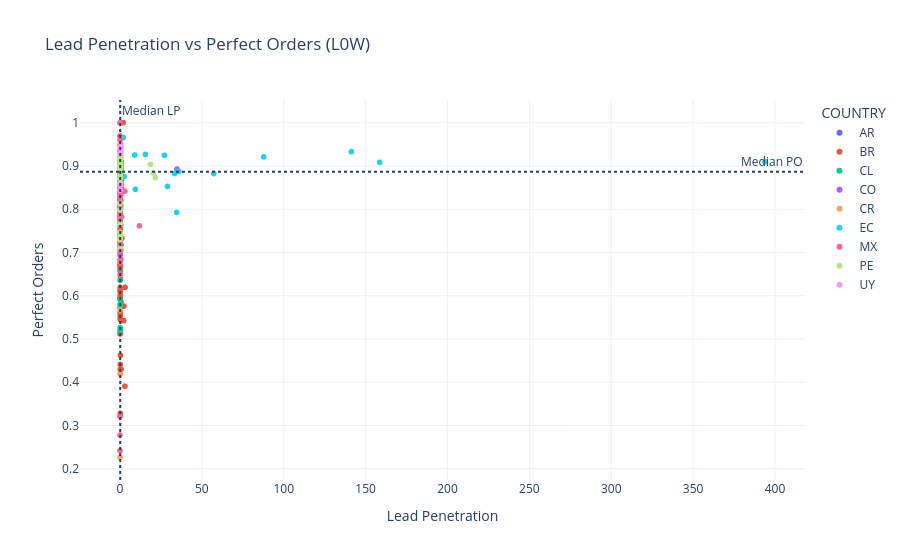

The code cell stored with this chart in its notebook:
### Markdown cell above
## 5. Multivariate Analysis: High Lead Pen vs Low Perfect Order
**Question:** Which zones have higher Lead Penetration but low Perfect Order?

### Code cell
# Filter and pivot current week metrics
pivot_df = df[df['WEEK_NUM'] == 0].pivot_table(
    index=['COUNTRY', 'CITY', 'ZONE'], 
    columns='METRIC', 
    values='VALUE'
).reset_index()

# Define thresholds (e.g. median)
lp_median = pivot_df['Lead Penetration'].median()
po_median = pivot_df['Perfect Orders'].median()

high_lp_low_po = pivot_df[
    (pivot_df['Lead Penetration'] > lp_median) & 
    (pivot_df['Perfect Orders'] < po_median)
]

fig5 = px.scatter(pivot_df, x='Lead Penetration', y='Perfect Orders', 
                 hover_name='ZONE', color='COUNTRY', 
                 title="Lead Penetration vs Perfect Orders (L0W)")
fig5.add_hline(y=po_median, line_dash="dot", annotation_text="Median PO")
fig5.add_vline(x=lp_median, line_dash="dot", annotation_text="Median LP")
fig5.show()

print(f"Found {len(high_lp_low_po)} zones with High LP and Low PO.")
high_lp_low_po[['COUNTRY', 'CITY', 'ZONE', 'Lead Penetration', 'Perfect Orders']].head()

### Figure 1 — Plotly figure (JSON) as saved in the notebook; plotly's stock layout.template omitted (floating-point values rounded to 4 significant figures; data arrays with more than 128 entries replaced by an {"elided": "..."} marker saying what was removed)
{"data": [{"hovertemplate": "<b>%{hovertext}</b><br><br>COUNTRY=AR<br>Lead Penetration=%{x}<br>Perfect Orders=%{y}<extra></extra>", "hovertext": ["BAHIA_BLANCA_NORTE", "BAHIA_BLANCA_SUR", "BARILOCHE_CENTRO", "Avellaneda - Sarandi", "BERAZATEGUI", "Belgrano", "Boulogne", "Bs As Sur Adrogue", "Bs As Sur Barrio San Jose", "CABALLITO", "Caseros - Bonich", "Castelar - Ituzaingo", "Chacabuco - La Boca", "Claypole", "DEL_VISO", "DEVOTO", "ESCOBAR", "EZEIZA", "Flores", "Hurlingham", "Lanus", "Liniers - Lugano", "Lomas de Zamora - Banfield", "MASCHWITZ", "Merlo Moreno", "Microcentro", "Monte Grande", "Moron - El Palomar", "Munro", "Nordelta", "PACHECO", "PILAR", "Palermo", "Quilmes", "Ramos", "San Fernando - Tigre", "San Isidro - Victoria", "San Justo - Villa Madero", "San Miguel", "Urquiza - Saavedra", "Vicente Lopez - Olivos", "Villa Ballester", "CORDOBA_CERRO_ROSAS", "CORDOBA_COLON", "Cordoba Centro", "Cordoba Cofico", "Cordoba Zona Norte", "Cordoba Zona Sur", "General Paz", "Nueva Cordoba", "Racing Club", "Sabattini Altamira", "VILLA_ALLENDE", "Valle Escondido", "Villa Adela", "Corrientes", "City Bell", "Gonnet", "Malvinas los hornos", "Plaza italia", "LA_RIOJA", "LUJAN", "MAR_DEL_PLATA_CENTRO", "MAR_DEL_PLATA_NORTE", "MAR_DEL_PLATA_SUR", "GRAN_MENDOZA_GODOY", "GRAN_MENDOZA_MAIPU", "GRAN_MENDOZA_NORTE", "GRAN_MENDOZA_SUR", "Neuquen Centro", "Other", "Parana", "Posadas", "RESISTENCIA", "RIO_CUARTO", "Belgrano", "Rosario (Centro)", "Rosario Norte", "Rosario Shopping", "Rosario Sur", "ALVARADO_PULLAY", "Salta_Centro", "Salta_Tres_Cerritos", "Catamarca", "SAN_JUAN_NORTE", "SAN_JUAN_OESTE", "SAN_JUAN_SUR", "SAN_LUIS", "Tucuman", "Yerba Buena", "SAN_RAFAEL", "JUJUY", "SANTA_FE_UNIVERSIDAD", "Santa Fe", "SANTIAGO_DEL_ESTERO", "TANDIL", "Carlos Paz"], "legendgroup": "AR", "marker": {"color": "#636efa", "symbol": "circle"}, "mode": "markers", "name": "AR", "showlegend": true, "type": "scattergl", "x": [0.2165, 0.1105, 0.2485, 0.2875, 0.1708, 0.4401, 0.6207, 0.3823, 0.09989, 0.305, 0.1898, 0.3146, 0.377, 0.1318, 0.2343, 0.4672, 0.172, 0.3475, 0.2532, 0.1397, 0.2439, 0.296, 0.4083, 0.1085, 0.1634, 0.3411, 0.2156, 0.2362, 0.2709, 0.3209, 0.4184, 0.2765, 0.4571, 0.1907, 0.3603, 0.4031, 0.391, 0.3372, 0.215, 0.4907, 0.4058, 0.3351, 0.3368, 0.5944, 0.4466, 0.3129, 0.3113, 0.3258, 0.4314, 0.1215, 0.1791, 0.1722, 0.2014, 0.5095, 0.2815, 0.1735, 0.1223, 0.7912, 0.3272, 0.3412, 0.107, 0.1703, 0.2081, 0.1141, 0.5, 0.08297, 0.06866, 0.0796, 0.0992, 0.2436, NaN, 0.2024, 0.1058, 0.1093, 0.1654, 0.3709, 0.2398, 0.3911, 0.5144, 0.4094, 0.1138, 0.1067, 0.09625, 0.4056, 0.1735, 0.3171, 0.08368, 0.1983, 0.07601, 0.08814, 0.05081, 0.06248, NaN, 0.1782, 0.09777, 0.1208, 0.08639], "xaxis": "x", "y": [0.9023, 0.9259, 0.8669, 0.8614, 0.8436, 0.9173, 0.8662, 0.9064, 0.9124, 0.9106, 0.8745, 0.887, 0.9044, 0.9049, 0.7407, 0.9116, 0.7042, 0.8916, 0.9097, 0.8744, 0.8908, 0.9027, 0.9131, 0.7099, 0.8354, 0.9037, 0.8893, 0.8658, 0.8733, 0.8697, 0.8549, 0.6841, 0.911, 0.8718, 0.8834, 0.8747, 0.8921, 0.8975, 0.8217, 0.9114, 0.9011, 0.8769, 0.9047, 0.903, 0.9014, 0.9001, 0.9008, 0.9052, 0.9047, 0.8883, 0.9064, 0.8964, 0.787, 0.8903, 0.9043, 0.9218, 0.8737, 0.9101, 0.9105, 0.9097, 0.8693, 0.5916, 0.9021, 0.9094, 0.8973, 0.8946, 0.868, 0.8853, 0.9094, 0.8598, NaN, 0.9221, 0.8755, 0.8868, 0.8269, 0.8981, 0.9018, 0.8603, 0.8967, 0.9095, 0.8919, 0.9183, 0.9011, 0.7059, 0.8645, 0.8626, 0.8651, 0.9036, 0.9, 0.802, 0.6143, 0.8434, 0.8692, 0.9114, 0.9216, 0.8565, 0.7178], "yaxis": "y"}, {"hovertemplate": "<b>%{hovertext}</b><br><br>COUNTRY=BR<br>Lead Penetration=%{x}<br>Perfect Orders=%{y}<extra></extra>", "hovertext": {"elided": "222 str values"}, "legendgroup": "BR", "marker": {"color": "#EF553B", "symbol": "circle"}, "mode": "markers", "name": "BR", "showlegend": true, "type": "scattergl", "x": {"elided": "222 float values"}, "xaxis": "x", "y": {"elided": "222 float values"}, "yaxis": "y"}, {"hovertemplate": "<b>%{hovertext}</b><br><br>COUNTRY=CL<br>Lead Penetration=%{x}<br>Perfect Orders=%{y}<extra></extra>", "hovertext": ["Other", "Antofagasta Centro", "Antofagasta Norte", "Antofagasta Sur", "Linderos", "Calama", "Chillán", "Boca Sur", "Conce Centro", "San Pedro", "Talcahuano", "Trebol Marina", "Copiapó", "Iquique", "Coquimbo", "La_Serena", "Las_Compañias", "Los Ángeles", "Melipilla centro", "Puerto Montt", "Puerto Varas", "Quillota", "Machali", "Manzanal", "Rancagua Centro", "Other", "Cerrillos", "Colina", "Independencia", "La Florida San Joaquin", "Maipú", "Población San Joaquin", "Pudahuel", "Quilicura", "Recoleta", "Renca", "San Bernardo", "San Carlos de Apoquindo", "Santiago_centro", "Santiago_poniente", "Santiago_sur", "autopista_central", "chicureo", "la_cisterna_san_miguel", "la_pintana_el_bosque", "la_reina_penalolen", "las_condes_vitacura", "lo_barnechea", "macul", "puente_alto", "Ñuñoa Providencia", "Talca", "Temuco_Centro", "U_Catolica", "Concón", "Curauma", "Interior V región", "Plan Viña", "Reñaca", "Valparaíso"], "legendgroup": "CL", "marker": {"color": "#00cc96", "symbol": "circle"}, "mode": "markers", "name": "CL", "showlegend": true, "type": "scattergl", "x": [NaN, 0.358, 0.3018, 0.31, NaN, 0.09961, 0.06134, NaN, 0.2732, 0.2233, NaN, 0.235, 0.1389, 0.1747, 0.3172, 0.3206, 0.08937, 0.08914, 0.01681, 0.1276, 0.004024, 0.1481, NaN, 0.2486, 0.27, NaN, 0.3738, 0.3417, 0.3234, 0.3747, 0.2117, 0.1818, 0.1813, 0.3062, 0.2887, 0.2233, 0.226, 0.5294, 0.3104, NaN, NaN, 0.08061, 0.3779, 0.3004, 0.2049, 0.4176, 0.4594, 0.587, 0.448, 0.2839, 0.4413, 0.06808, 0.04492, 0.0552, 0.4903, 0.3176, 0.3291, 0.3542, 0.6142, 0.1966], "xaxis": "x", "y": [NaN, 0.8722, 0.8355, 0.8727, NaN, 0.5752, 0.5258, NaN, 0.8329, 0.8131, 0.8491, 0.8212, 0.6997, 0.8163, 0.833, 0.863, 0.8752, 0.5183, NaN, 0.7953, NaN, 0.6529, 0.8305, 0.7999, 0.8599, NaN, 0.838, 0.8179, 0.8697, 0.8776, 0.8305, 0.8636, 0.8445, 0.8095, 0.8606, 0.8161, 0.7779, 0.9095, 0.8672, 0.9085, NaN, 0.8472, 0.7642, 0.8548, 0.8523, 0.893, 0.9032, 0.9056, 0.8898, 0.8569, 0.9027, 0.6358, 0.5907, 0.5801, 0.8937, 0.8177, 0.8427, 0.8581, 0.8927, 0.87], "yaxis": "y"}, {"hovertemplate": "<b>%{hovertext}</b><br><br>COUNTRY=CO<br>Lead Penetration=%{x}<br>Perfect Orders=%{y}<extra></extra>", "hovertext": {"elided": "131 str values"}, "legendgroup": "CO", "marker": {"color": "#ab63fa", "symbol": "circle"}, "mode": "markers", "name": "CO", "showlegend": true, "type": "scattergl", "x": {"elided": "131 float values"}, "xaxis": "x", "y": {"elided": "131 float values"}, "yaxis": "y"}, {"hovertemplate": "<b>%{hovertext}</b><br><br>COUNTRY=CR<br>Lead Penetration=%{x}<br>Perfect Orders=%{y}<extra></extra>", "hovertext": ["Cartago_Oriental", "Paraiso MZ", "ALJ Alajuela Centro", "ALJ Alajuela Centro-desamparados", "ALJ Ciruelas", "ALJ_Pavas_Pte", "ALJ_San_Jose", "Escazú", "Guadalupe_Sabanilla", "Heredia", "San_Jose_Centro", "San_Pedro_Curri_3R", "Santa Ana", "Santa Barbara", "Urbanizacion La Paz"], "legendgroup": "CR", "marker": {"color": "#FFA15A", "symbol": "circle"}, "mode": "markers", "name": "CR", "showlegend": true, "type": "scattergl", "x": [0.0245, NaN, 0.02495, NaN, NaN, NaN, NaN, 0.05639, 0.06666, 0.0471, 0.0458, 0.05945, 0.04999, 0.05049, NaN], "xaxis": "x", "y": [0.2267, NaN, 0.4192, 0.3961, NaN, NaN, NaN, 0.7114, 0.9374, 0.5669, 0.8913, 0.9266, NaN, NaN, NaN], "yaxis": "y"}, {"hovertemplate": "<b>%{hovertext}</b><br><br>COUNTRY=EC<br>Lead Penetration=%{x}<br>Perfect Orders=%{y}<extra></extra>", "hovertext": ["Other", "Centro de Ambato", "Floresta", "Miraflores", "Batan", "Centro de cuenca", "Chaullabamba", "El Vecino", "Monay", "Alborada", "Atarazana", "Buijo", "Casa Laguna", "Ceibos", "Ciudad Celeste", "Duran", "El Dorado", "Los Almendros", "Mapasingue", "Matices", "Metropolis", "Naval Sur", "Orquideas", "Portete", "Prosperina", "Samborondon", "Sauces", "Urdesa", "Valle Alto", "Via a Daule", "Via la Costa Oeste", "Via la costa Este", "Villa Club", "Villa del Rey", "Jambeli", "La cuatro mil", "Las Palmeras", "Raito de luz", "Centro de Manta", "Jesus de Nazaret", "Manta Beach", "Portoviejo", "Antiguo Aeropuerto", "Argelia Alta", "Calderon", "Carcelen", "Carcelen Industrial", "Carolina", "Caupicho", "Centro de Quito", "Condado", "Cumbaya", "Eden del Valle", "El Inca", "Forestal", "Iñaquito Alto", "La Morita II", "Llano Grande", "Mitad del Mundo", "Monteserrin", "Nayon", "Pifo", "Pisuli", "Pusuqui", "San Martin de Porras", "Sur - este", "Sur de Quito", "Valle", "Valle de los Chillos", "Vicentina- Floresta", "Salinas", "Bomboli", "Centenario"], "legendgroup": "EC", "marker": {"color": "#19d3f3", "symbol": "circle"}, "mode": "markers", "name": "EC", "showlegend": true, "type": "scattergl", "x": [NaN, 0.008596, 34.6, 0.01664, 0.04075, 0.1247, 13.6, NaN, 15.5, 0.3195, 27.1, 0.4242, 0.42, 0.5946, 33.3, 0.06211, 0.3083, 0.1872, 0.003668, 9.4, 0.6399, 0.1391, 35.9, 0.0391, 0.01767, 0.5814, 0.1324, 0.2675, 1.1, 0.02384, 57.2, 0.02759, 0.1375, 29.0, 0.006211, 0.1615, 0.01596, 0.01644, 0.03744, 0.02703, 0.06087, 0.03674, 141.3, NaN, 0.1301, 0.04839, 0.2378, 0.365, 0.01831, 0.1623, 0.1455, 0.4327, 2.5, 0.1168, 0.01142, 0.02297, 0.117, 9.0, 0.04783, 0.1076, 0.3296, 0.2596, 0.03515, 0.2455, 2.0, 0.006458, 393.9, 0.03833, 158.6, 87.8, 0.03248, 0.04762, 0.03673], "xaxis": "x", "y": [NaN, 0.7773, 0.7928, 0.8604, 0.9003, 0.9319, NaN, 0.9443, 0.9267, 0.9068, 0.9248, 0.8817, 0.8852, 0.889, 0.8827, 0.8443, 0.8985, 0.9043, 0.8671, 0.8461, 0.8686, 0.8975, 0.8877, 0.858, 0.8826, 0.9116, 0.8932, 0.9082, NaN, 0.8309, 0.8826, 0.8943, 0.8489, 0.8527, 0.7667, 0.8774, 0.8292, 0.8402, 0.8493, 0.8836, 0.7757, 0.919, 0.9332, 0.8727, 0.9185, 0.9034, 0.9343, 0.9262, 0.8972, 0.9309, 0.9261, 0.9224, 0.8755, 0.9257, 0.9386, 0.9304, 0.9206, 0.9254, 0.732, 0.9361, 0.9065, 0.8571, 0.9301, 0.8756, 0.9656, 0.8786, 0.9097, 0.9141, 0.9083, 0.9212, 0.8028, 0.7117, 0.786], "yaxis": "y"}, {"hovertemplate": "<b>%{hovertext}</b><br><br>COUNTRY=MX<br>Lead Penetration=%{x}<br>Perfect Orders=%{y}<extra></extra>", "hovertext": {"elided": "313 str values"}, "legendgroup": "MX", "marker": {"color": "#FF6692", "symbol": "circle"}, "mode": "markers", "name": "MX", "showlegend": true, "type": "scattergl", "x": {"elided": "313 float values"}, "xaxis": "x", "y": {"elided": "313 float values"}, "yaxis": "y"}, {"hovertemplate": "<b>%{hovertext}</b><br><br>COUNTRY=PE<br>Lead Penetration=%{x}<br>Perfect Orders=%{y}<extra></extra>", "hovertext": ["Other", "Arequipa Sur", "Bustamante y Rivero", "Centro Historico Arequipa", "Cercado Arequipa", "Cerro Verde Suroeste", "Misti Norte", "Paucarpata", "PichuPichu Este", "Baños del Inca", "Cesar Tello", "San Jose", "Centro Chiclayo", "Obrero Municipal", "Bellamar", "Bolivar", "Caceres aramayo", "Florida", "Nuevo Chimbote", "Centro Cusco", "Larapa", "Magisterio", "Acocancha", "Chilca", "Huancayo centro", "Lamblaspata", "Centro Ica", "La Angostura", "Parcona", "Puente_Blanco", "San_Joaquin", "Santo_Domingo", "San Miguel", "Miraflores", "Villa Club", "Alameda Norte", "Ate Centro", "Ate Norte", "Callao", "Campo Fe Norte", "Campoy", "Centro Lima", "Centro Lima Red", "Chorrillos", "Comas", "Cono norte", "El Carmen", "Huachipa", "Huaycan", "Huayna Capac", "La Florida", "La Molina", "La Taboada", "Los Halcones", "Lucyana", "Monterrico", "Pachacutec", "Plaza de Acho Red", "Pumacahua", "Rosa Luz", "San Borja", "San Gabriel Alto", "San Juan de Lurigancho", "San Juan de Lurigancho Centro", "San Juan de Miraflores", "San Luis Red", "San isidro", "Santa Anita", "Ventanilla Alta", "Zona La Victoria Red", "Mancora_Pocitas", "Vichayito", "La Molina", "Castilla", "Enace", "Miraflores Centro", "Residencial", "Villa California", "Sur Chico Playas", "TALARA", "Centro Trujillo", "El Porvenir", "Huanchaco", "La Esperanza", "Vista Alegre"], "legendgroup": "PE", "marker": {"color": "#B6E880", "symbol": "circle"}, "mode": "markers", "name": "PE", "showlegend": true, "type": "scattergl", "x": [NaN, 0.0661, 0.1514, 0.123, 0.4394, 0.08878, 0.0646, 0.2647, 0.02353, NaN, 0.1138, 0.07409, 0.1351, NaN, 0.0625, 0.02502, 0.03028, 0.03687, 0.06574, 0.1145, 0.09276, 0.1786, 0.1228, 0.05546, 0.3786, 0.112, 0.5473, 0.5128, 0.139, 0.1104, 0.02177, 0.2222, 0.2556, 0.3355, 0.0237, 0.03981, 0.1624, 0.00701, 0.07806, 0.07541, 0.07449, 0.1511, 21.6, 0.2249, 0.1633, 0.1672, 0.114, 0.04772, 0.06091, 0.09781, 0.0892, 0.3683, 0.03472, 0.003906, 0.126, 0.4848, 0.01299, NaN, 0.09985, 0.04863, 0.3596, 0.03459, 0.2051, 0.07474, 0.2405, NaN, 0.3271, 0.1766, 0.09482, 20.3, 18.6, NaN, 0.03529, NaN, 0.06994, 0.1608, 0.1549, 0.05125, 0.1861, NaN, 0.1233, 0.00361, 0.0153, 0.04155, 0.1775], "xaxis": "x", "y": [NaN, 0.9192, 0.9296, 0.9221, 0.9229, 0.9314, 0.9213, 0.9276, 0.9177, 0.8622, 0.8773, 0.8705, 0.9287, 0.9366, 0.8134, 0.7103, 0.7984, 0.7304, 0.7669, 0.9218, 0.929, 0.9185, 0.8994, 0.8929, 0.9051, 0.9021, 0.9318, 0.9296, 0.92, 0.9298, 0.9257, 0.9411, 0.9088, 0.9329, 0.8603, 0.7423, 0.8931, 0.9159, 0.897, 0.9016, 0.8792, 0.8882, 0.8733, 0.9099, 0.903, 0.9002, 0.8977, 0.9018, 0.8566, 0.911, 0.8889, 0.9385, 0.8922, 0.738, 0.895, 0.9163, 0.7463, 0.7754, 0.9017, 0.8562, 0.9243, 0.8729, 0.9058, 0.8995, 0.9031, 0.8529, 0.9191, 0.9024, 0.7338, 0.884, 0.9038, 0.9941, 0.9284, 0.9302, 0.9184, 0.9352, 0.9222, 0.9013, 0.8818, NaN, 0.9301, 0.891, 0.9024, 0.9276, 0.9346], "yaxis": "y"}, {"hovertemplate": "<b>%{hovertext}</b><br><br>COUNTRY=UY<br>Lead Penetration=%{x}<br>Perfect Orders=%{y}<extra></extra>", "hovertext": ["Centro", "Prado", "Barra MVD3", "Carrasco", "Malvin", "Nuevocentro", "Pocitos"], "legendgroup": "UY", "marker": {"color": "#FF97FF", "symbol": "circle"}, "mode": "markers", "name": "UY", "showlegend": true, "type": "scattergl", "x": [0.1157, 0.146, NaN, 0.01429, 0.1797, 0.08886, 0.137], "xaxis": "x", "y": [0.9363, 0.9413, 0.8714, 0.8439, 0.9276, 0.8563, 0.9499], "yaxis": "y"}], "layout": {"annotations": [{"showarrow": false, "text": "Median PO", "x": 1, "xanchor": "right", "xref": "x domain", "y": 0.8868, "yanchor": "bottom", "yref": "y"}, {"showarrow": false, "text": "Median LP", "x": 0.1457, "xanchor": "left", "xref": "x", "y": 1, "yanchor": "top", "yref": "y domain"}], "legend": {"title": {"text": "COUNTRY"}, "tracegroupgap": 0}, "shapes": [{"line": {"dash": "dot"}, "type": "line", "x0": 0, "x1": 1, "xref": "x domain", "y0": 0.8868, "y1": 0.8868, "yref": "y"}, {"line": {"dash": "dot"}, "type": "line", "x0": 0.1457, "x1": 0.1457, "xref": "x", "y0": 0, "y1": 1, "yref": "y domain"}], "title": {"text": "Lead Penetration vs Perfect Orders (L0W)"}, "xaxis": {"anchor": "y", "domain": [0, 1], "title": {"text": "Lead Penetration"}}, "yaxis": {"anchor": "x", "domain": [0, 1], "title": {"text": "Perfect Orders"}}}}
